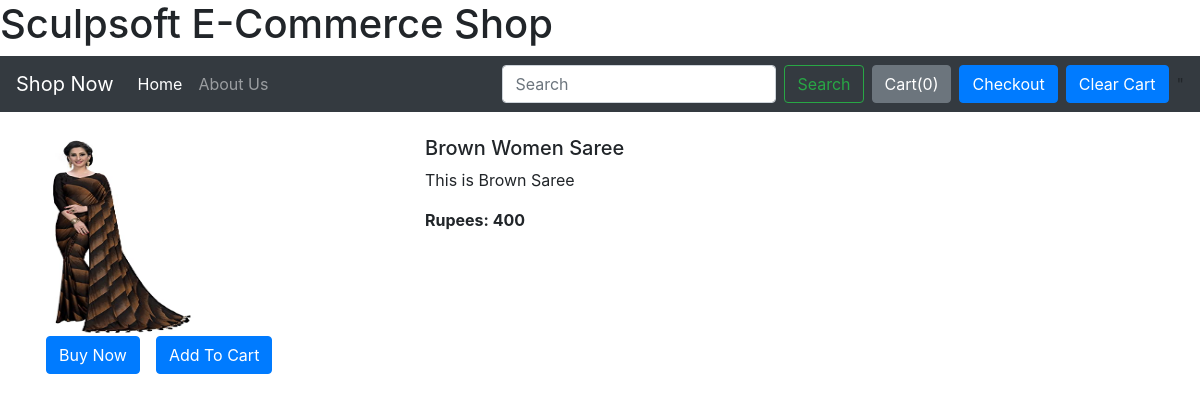
Screenshot of /Shop/product/11 with the database file from the repository.
### Shop/models.py (models this page shows)
class Product(models.Model):
    product_id = models.AutoField
    product_name = models.CharField(max_length=50)
    category=models.CharField(max_length=50,default=" ")
    sub_category=models.CharField(max_length=50,default=" ")
    price=models.IntegerField(default=" ")
    desc=models.CharField(max_length=1000)
    pub_date=models.DateField()
    image=models.ImageField(upload_to="Shop/images",default=" ")
    category_choices = (
        ('Electronics', 'Electronics'),
        ('Clothes', 'Clothes')
    )
    sub_category_choice = (
        ('Electronics', 'Mobile'),
        ('Electronics', 'TV'),
        ('Clothes', 'Men s clothes'),
        ('Clothes', 'Women s clothes')
    )
    category = MultiSelectField(choices=category_choices)
    sub_category = MultiSelectField(choices=sub_category_choice)
    def __str__(self):
        return self.product_name

### Shop/views.py (the view)
# urls.py: path("product/<int:myid>", views.productview, name="Product View"),
def productview(request,myid):
    product = Product.objects.filter(id=myid)
    print(product)
    return render(request,'Shop/productview.html',{'product':product[0]})

### Shop/Templates/Shop/productview.html (shortened to what this page needs)
{% extends 'Shop/basic.html' %}
{% block body%}
<div class="container my-4">
    <div class="row">
        <div class="col-md-4">
            <div class="row">
                <img src="/media/{{product.image}}" width="170px" height="200px">
            </div>
            <div class="row">
                <button class="btn btn-primary mx-3">Buy Now</button>
                <button class="btn btn-primary">Add To Cart</button>
            </div>
        </div>
        <div class="col-md-8">
            <h5>{{product.product_name}}</h5>
            <p>{{product.desc}}</p>
            <p><b>Rupees: {{product.price}} </b></p>
        </div>
</div>
</div>
{% endblock %}

### rows the page displays
Product: image (picture), product_name "Brown Women Saree", desc "This is Brown Saree", price "400"
